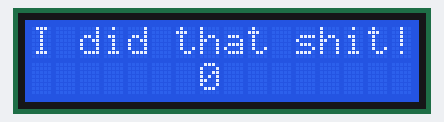
Recording of a sketch running on a simulated Arduino Uno, built with avr-gcc and run on an emulated ATmega328P. On the bench: 16×2 character LCD.

Above: at 0.13 s.
At 0.72 s:
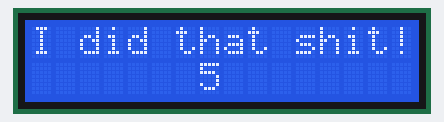
At 1.43 s:
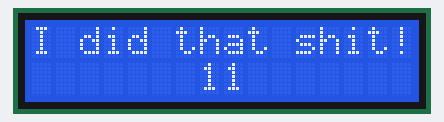
At 2.64 s:
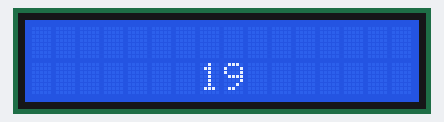
At 3.3 s:
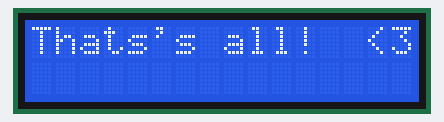
At 4.48 s:
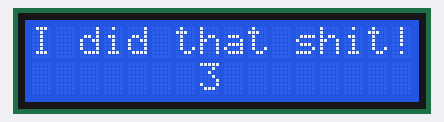

The sketch:

lcd_counting.ino
```cpp
#include <Wire.h>
#include <LiquidCrystal_I2C.h>

// vytvoří objekt lcd a nastaví jeho adresu
// 0x20 a 16 zanků na 2 řádcích
//LiquidCrystal_I2C lcd(0x20,16,2);
LiquidCrystal_I2C lcd(0x27,16,2);


void setup()
{
  lcd.init();// inicializuje displej
  lcd.backlight(); // zapne podsvětlení

}

void loop()
{
  for (int i = 0; i < 20; i++) // smyčka pro počítání
  {
    lcd.setCursor(0,0); // nastaví kurzor na 1/1
    lcd.print("I did that shit!");       // print text
    lcd.setCursor(7,1); // nastaví kurzor na 8 znak a 2.řádek
    lcd.print(i);       // zobrazí číslo z proměné i
    delay(100);         // čeká 100ms
  }

  lcd.setCursor(0,0); // nastaví kurzor na 5/1
  lcd.print("                ");   // wipe 16 chars
  delay(400);
  lcd.setCursor(0,0); // nastaví kurzor na 5/1
  lcd.print("Thats's all!  <3");       // print text
  delay(400);
  lcd.setCursor(7,1); // nastaví kurzor na 8 znak a 2.řádek
  lcd.print("   ");   // vymaže prostor po trojmístém číslu
  delay(800);         // delay
}
```

Measured:
- by itself, everything shown: repeats every 4.0 s, in 23 steps
- what the display in image 3 shows lasts 0.5 s, from 2.4 s to 2.9 s
- what the display in image 4 shows lasts 0.8 s, from 3.3 s to 4.1 s
